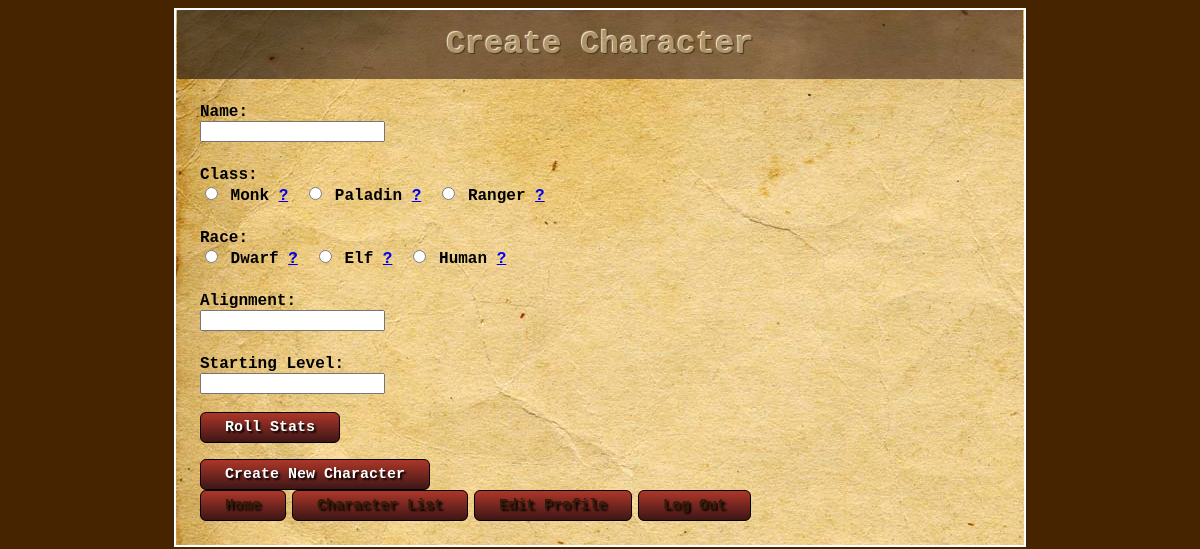
/Character/Create.php, run on the app's committed database.
### tables this page shows
CREATE TABLE classes
(  class VARCHAR(35) NOT NULL,
   hp_dice_count INT(10) NOT NULL,
   skill_points INT(10) NOT NULL,
   url VARCHAR(250),
   PRIMARY KEY (class)
);

CREATE TABLE races
(  race VARCHAR(35) NOT NULL,
   url VARCHAR(250),
   PRIMARY KEY (race)
);

### Factories/DbConnectionFactory.php (called while the page is built, shortened)
<?php
class DbConnectionFactory
{
	public function CreateDbConnection()
	{
        $dbConnection = new PDO(DB_DSN, DB_USERNAME, DB_PASSWORD);
        $dbConnection->setAttribute(PDO::ATTR_EMULATE_PREPARES, false);
        $dbConnection->setAttribute(PDO::ATTR_ERRMODE, PDO::ERRMODE_EXCEPTION);
        return $dbConnection;
	}
}

### Database/ClassRepository.php (called while the page is built, shortened)
<?php
include_once("../Models/CharacterClass.php");
include_once("../Factories/DbConnectionFactory.php");
class ClassRepository
{
    private $_dbConnection;
    public function __construct()
    {
        $dbFactory = new DbConnectionFactory();
        $this->_dbConnection = $dbFactory->CreateDbConnection();
    }
    public function GetAllClasses()
    {
        $preparedStatement = $this->_dbConnection->prepare('SELECT * FROM classes');
        $preparedStatement->execute();
        return $preparedStatement->fetchAll(PDO::FETCH_CLASS, "CharacterClass");
    }
}

### Models/CharacterClass.php (called while the page is built, shortened)
<?php
class CharacterClass
{
	private $class;
	private $url;
	public function GetClass() { return $this->class; }
	public function GetUrl() { return $this->url; }
}

### Database/RaceRepository.php (called while the page is built)
<?php
include_once("../Factories/DbConnectionFactory.php");
class RaceRepository
{
    private $_dbConnection;
    public function __construct()
    {
        $dbFactory = new DbConnectionFactory();
        $this->_dbConnection = $dbFactory->CreateDbConnection();
    }
    public function GetAllRaces()
    {
        $preparedStatement = $this->_dbConnection->prepare('SELECT * FROM races');
        $preparedStatement->execute();
        return $preparedStatement->fetchAll();
    }
}

### Templates/ListItemTemplateGenerator.php (the view)
<?php
class ListItemTemplateGenerator
{
public function RadioTemplate($catagory, $value, $description, $url, $checked)
{
   return <<<EOF
	   <input name="$catagory" value="$value" type="radio" $checked/>
	   <span> $description <span>
	   <a href="$url" target="_blank">?</a>
EOF;
}
}

### Templates/ClassTemplateGenerator.php
<?php
include_once("../Models/CharacterClass.php");
include_once("../Templates/ListItemTemplateGenerator.php");
include_once("../Database/ClassRepository.php");
class ClassTemplateGenerator
{
	private $_classRepository;
	private $_listItemTemplateGenerator;
	public function __construct()
	{
		$this->_classRepository = new ClassRepository();
		$this->_listItemTemplateGenerator = new ListItemTemplateGenerator();
	}
	public function ListClasses()
	{
		$classes = $this->_classRepository->GetAllClasses();
		foreach ($classes as $classDetails)
		{
			$class = $classDetails->GetClass();
			$url = $classDetails->GetUrl();
			echo $this->_listItemTemplateGenerator->RadioTemplate('Classes', $class,
																  $class, $url, '');
		}
	}
}

### Templates/RaceTemplateGenerator.php
<?php
include_once("../Templates/ListItemTemplateGenerator.php");
include_once("../Database/RaceRepository.php");
class RaceTemplateGenerator
{
	private $_raceRepository;
	private $_listItemTemplateGenerator;
	public function __construct()
	{
		$this->_raceRepository = new RaceRepository();
		$this->_listItemTemplateGenerator = new ListItemTemplateGenerator();
	}
	public function ListRaces()
	{
		$races = $this->_raceRepository->GetAllRaces();
		foreach ($races as $raceDetails)
		{
			$race = $raceDetails['race'];
			$url = $raceDetails['url'];
			echo $this->_listItemTemplateGenerator->RadioTemplate('Races', $race,
														  		   $race, $url, '');
		}
	}
}

### Frontend/Styles/site.css (style rules this page uses)
body { width: 50em; margin-left: auto ; margin-right: auto ; border: 2px solid white; padding: 1.5em; padding-top: 0; background-image:url('oldpaper2.jpg'); background-repeat:repeat-x; font-family: �American Typewriter�, �Courier New�, Courier, Monaco, mono; font-weight:bold; }
html { background-color: #472400; color: black; }
a, a:visited { margin-right: .4em; }

### data on the page
classes: class "Monk"
classes: class "Paladin"
classes: class "Ranger"
races: race "Dwarf"
races: race "Elf"
races: race "Human"
